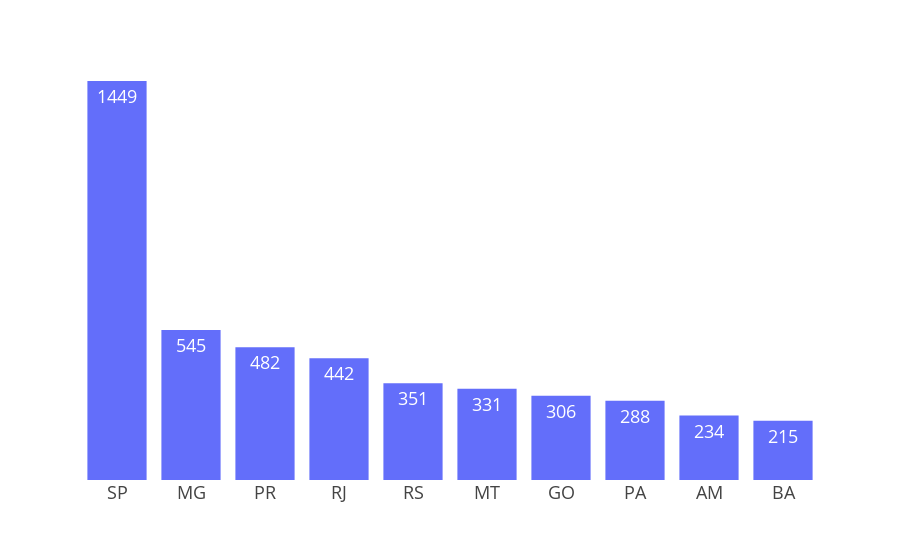

The cell this chart's notebook holds for it:
### Code cell
x = base['ocorrencia_uf'].value_counts().head(10).index
y = base['ocorrencia_uf'].value_counts().head(10).values
px.bar(x=x,y=y,text=y)\
  .update_layout(template='presentation')\
  .update_xaxes(title='')\
  .update_yaxes(visible=False)

### Figure 1 — Plotly figure (JSON) as saved in the notebook; plotly's stock layout.template omitted (floating-point values rounded to 4 significant figures)
{"data": [{"alignmentgroup": "True", "hovertemplate": "x=%{x}<br>y=%{y}<br>text=%{text}<extra></extra>", "legendgroup": "", "marker": {"color": "#636efa", "pattern": {"shape": ""}}, "name": "", "offsetgroup": "", "orientation": "v", "showlegend": false, "text": [1449, 545, 482, 442, 351, 331, 306, 288, 234, 215], "textposition": "auto", "type": "bar", "x": ["SP", "MG", "PR", "RJ", "RS", "MT", "GO", "PA", "AM", "BA"], "xaxis": "x", "y": [1449, 545, 482, 442, 351, 331, 306, 288, 234, 215], "yaxis": "y"}], "layout": {"barmode": "relative", "legend": {"tracegroupgap": 0}, "margin": {"t": 60}, "xaxis": {"anchor": "y", "domain": [0, 1], "title": {"text": ""}}, "yaxis": {"anchor": "x", "domain": [0, 1], "title": {"text": "y"}, "visible": false}}}
